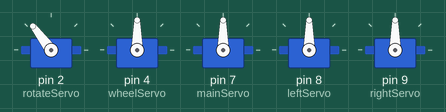
Recording of a sketch running on a simulated Arduino Uno, built with avr-gcc and run on an emulated ATmega328P. Parts: 5 × servo.

Above: at 0.05 s.
At 1.4 s:
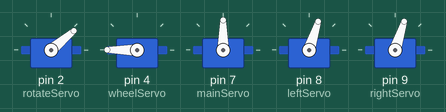
At 2.75 s:
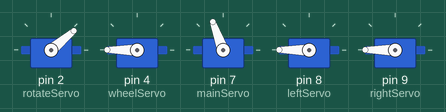
At 4.1 s:
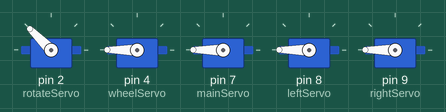
At 5.45 s:
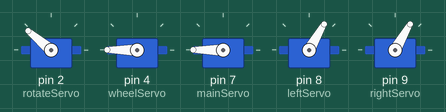
At 10.85 s:
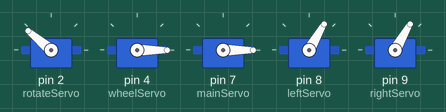
Timing chart, 0 to 14.2 s (numbered marks = the images above):
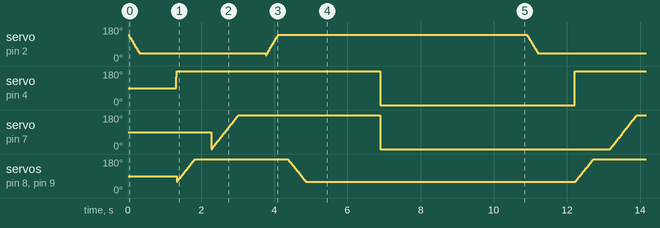

The sketch:

PageTurning.ino
```cpp
#include <Servo.h>


Servo wheelServo;
Servo rotateServo;
Servo mainServo;
Servo leftServo;
Servo rightServo;

int pos = 0;
void setup() {
  // put your setup code here, to run once:
  rotateServo.attach(2);
  wheelServo.attach(4);
  mainServo.attach(7);
  leftServo.attach(8);
  rightServo.attach(9);
  Serial.begin(9600);
}

void loop() {

  for(pos = 140; pos>=40;pos-=1)
  {
    rotateServo.write(pos);
    delay(3);
  }
  delay(1000);
  // Wheel Spin
  for(pos = 0; pos<=280;pos+=1)
  {
    wheelServo.write(pos);
  }

  for(pos =60; pos<=240; pos+=1){
  leftServo.write(pos);
  rightServo.write(pos);
  delay(4);
 }
   delay(200);
  for (pos = 0; pos <= 240; pos += 1) {
    mainServo.write(pos);
    delay(4);
  }
  delay(500);

  // delay(5000);
  for(pos =30; pos<=140; pos+=1){
  rotateServo.write(pos);
  delay(3);
 }
for(pos = 240; pos>=60; pos-=1){
  leftServo.write(pos);
  rightServo.write(pos);
  delay(4);
 }
 delay(2000);
  for (pos = 240; pos >= 0; pos -= 1) {
        mainServo.write(pos);
    // delay(4);
  }
  for (pos = 280; pos >= 0; pos -= 1)
  {
        wheelServo.write(pos);
  }
  delay(4000);
}
```

Measured:
- by itself, servo on pin 4 (wheelServo): repeats every 10.9 s: 180° 5.6 s, 0° 5.3 s
